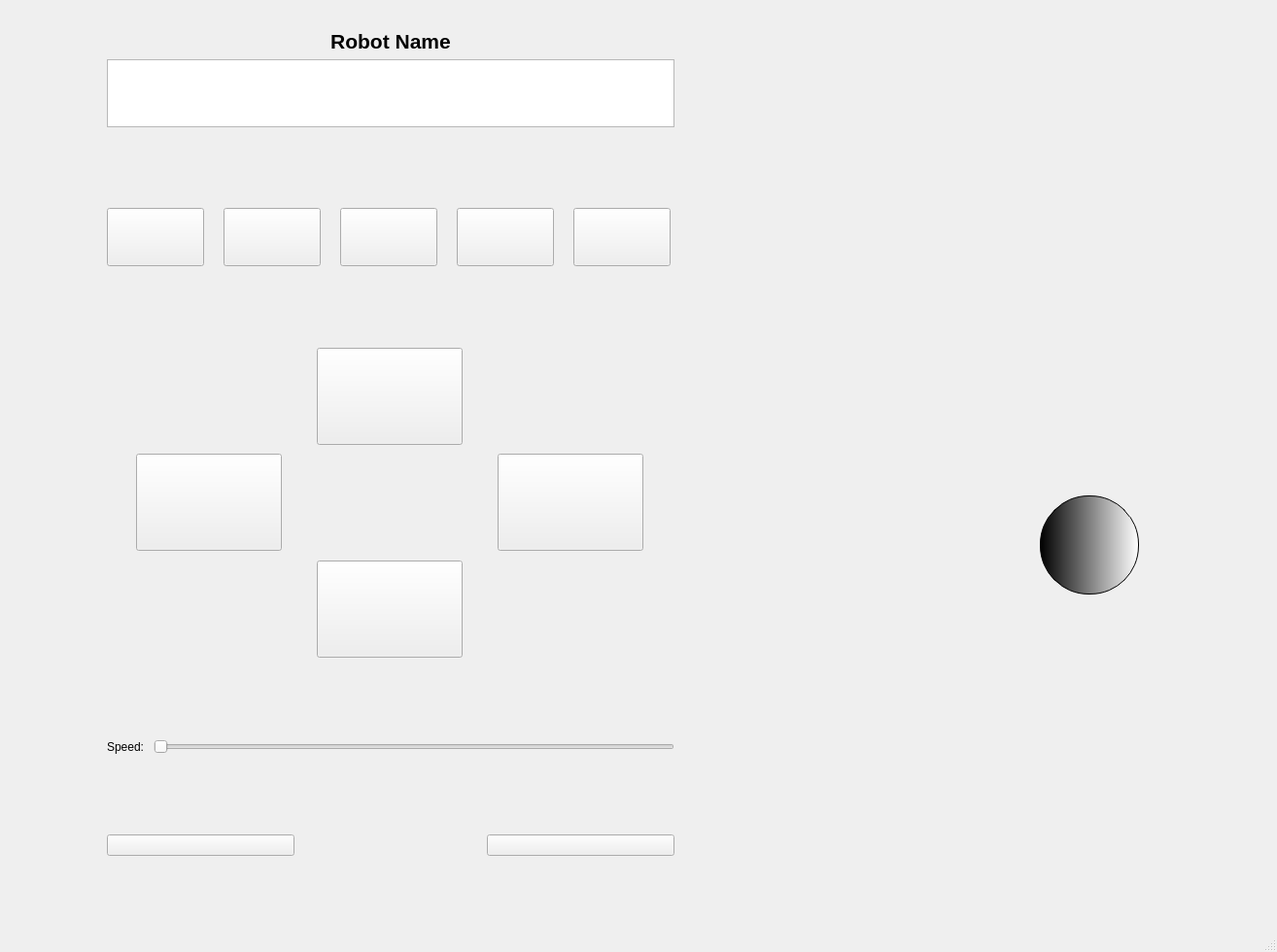
<?xml version="1.0" encoding="UTF-8"?>
<ui version="4.0">
 <class>MainWindow</class>
 <widget class="QMainWindow" name="MainWindow">
  <property name="geometry">
   <rect>
    <x>0</x>
    <y>0</y>
    <width>1314</width>
    <height>980</height>
   </rect>
  </property>
  <property name="windowTitle">
   <string>Cro GUI</string>
  </property>
  <widget class="QWidget" name="centralwidget">
   <widget class="QPushButton" name="pushButtonMiddle">
    <property name="geometry">
     <rect>
      <x>1070</x>
      <y>510</y>
      <width>102</width>
      <height>102</height>
     </rect>
    </property>
    <property name="sizePolicy">
     <sizepolicy hsizetype="Expanding" vsizetype="Preferred">
      <horstretch>0</horstretch>
      <verstretch>0</verstretch>
     </sizepolicy>
    </property>
    <property name="autoFillBackground">
     <bool>false</bool>
    </property>
    <property name="styleSheet">
     <string notr="true">background-color:qlineargradient(spread:pad, x1:0, y1:0, x2:1, y2:0, stop:0 rgba(0, 0, 0, 255), stop:1 rgba(255, 255, 255, 255));
border: 1px solid black;

border-radius: 50px;
max-width: 100px;
max-height: 100px;
min-width: 100px;
min-height: 100px;
</string>
    </property>
    <property name="text">
     <string/>
    </property>
   </widget>
   <widget class="QWidget" name="">
    <property name="geometry">
     <rect>
      <x>110</x>
      <y>30</y>
      <width>584</width>
      <height>851</height>
     </rect>
    </property>
    <layout class="QVBoxLayout" name="verticalLayout_3">
     <item>
      <layout class="QVBoxLayout" name="verticalLayout_2">
       <item>
        <widget class="QLabel" name="labelName">
         <property name="font">
          <font>
           <pointsize>8</pointsize>
          </font>
         </property>
         <property name="styleSheet">
          <string notr="true"/>
         </property>
         <property name="text">
          <string>&lt;h1&gt;Robot Name&lt;/h1&gt;</string>
         </property>
         <property name="alignment">
          <set>Qt::AlignCenter</set>
         </property>
        </widget>
       </item>
       <item>
        <widget class="QTextEdit" name="textEdit">
         <property name="maximumSize">
          <size>
           <width>16777215</width>
           <height>80</height>
          </size>
         </property>
         <property name="readOnly">
          <bool>true</bool>
         </property>
        </widget>
       </item>
      </layout>
     </item>
     <item>
      <spacer name="verticalSpacerTextEdit">
       <property name="orientation">
        <enum>Qt::Vertical</enum>
       </property>
       <property name="sizeHint" stdset="0">
        <size>
         <width>20</width>
         <height>150</height>
        </size>
       </property>
      </spacer>
     </item>
     <item>
      <layout class="QHBoxLayout" name="horizontalLayout">
       <property name="spacing">
        <number>20</number>
       </property>
       <property name="leftMargin">
        <number>0</number>
       </property>
       <property name="rightMargin">
        <number>0</number>
       </property>
       <item>
        <widget class="QPushButton" name="pushButtonRectangle">
         <property name="sizePolicy">
          <sizepolicy hsizetype="Minimum" vsizetype="Expanding">
           <horstretch>0</horstretch>
           <verstretch>0</verstretch>
          </sizepolicy>
         </property>
         <property name="minimumSize">
          <size>
           <width>100</width>
           <height>60</height>
          </size>
         </property>
         <property name="maximumSize">
          <size>
           <width>100</width>
           <height>60</height>
          </size>
         </property>
         <property name="text">
          <string/>
         </property>
         <property name="icon">
          <iconset resource="resources.qrc">
           <normaloff>:/rec/img/rectangle.png</normaloff>:/rec/img/rectangle.png</iconset>
         </property>
         <property name="iconSize">
          <size>
           <width>30</width>
           <height>30</height>
          </size>
         </property>
        </widget>
       </item>
       <item>
        <widget class="QPushButton" name="pushButtonCircle">
         <property name="sizePolicy">
          <sizepolicy hsizetype="Minimum" vsizetype="Expanding">
           <horstretch>0</horstretch>
           <verstretch>0</verstretch>
          </sizepolicy>
         </property>
         <property name="minimumSize">
          <size>
           <width>100</width>
           <height>60</height>
          </size>
         </property>
         <property name="maximumSize">
          <size>
           <width>100</width>
           <height>60</height>
          </size>
         </property>
         <property name="text">
          <string/>
         </property>
         <property name="icon">
          <iconset resource="resources.qrc">
           <normaloff>:/rec/img/circle.png</normaloff>:/rec/img/circle.png</iconset>
         </property>
         <property name="iconSize">
          <size>
           <width>30</width>
           <height>30</height>
          </size>
         </property>
        </widget>
       </item>
       <item>
        <widget class="QPushButton" name="pushButtonLine">
         <property name="sizePolicy">
          <sizepolicy hsizetype="Minimum" vsizetype="Expanding">
           <horstretch>0</horstretch>
           <verstretch>0</verstretch>
          </sizepolicy>
         </property>
         <property name="minimumSize">
          <size>
           <width>100</width>
           <height>60</height>
          </size>
         </property>
         <property name="maximumSize">
          <size>
           <width>100</width>
           <height>60</height>
          </size>
         </property>
         <property name="text">
          <string/>
         </property>
         <property name="icon">
          <iconset resource="resources.qrc">
           <normaloff>:/rec/img/line.png</normaloff>:/rec/img/line.png</iconset>
         </property>
         <property name="iconSize">
          <size>
           <width>30</width>
           <height>30</height>
          </size>
         </property>
        </widget>
       </item>
       <item>
        <widget class="QPushButton" name="pushButtonTriangle">
         <property name="sizePolicy">
          <sizepolicy hsizetype="Minimum" vsizetype="Expanding">
           <horstretch>0</horstretch>
           <verstretch>0</verstretch>
          </sizepolicy>
         </property>
         <property name="minimumSize">
          <size>
           <width>100</width>
           <height>60</height>
          </size>
         </property>
         <property name="maximumSize">
          <size>
           <width>100</width>
           <height>60</height>
          </size>
         </property>
         <property name="text">
          <string/>
         </property>
         <property name="icon">
          <iconset resource="resources.qrc">
           <normaloff>:/rec/img/triangle.png</normaloff>:/rec/img/triangle.png</iconset>
         </property>
         <property name="iconSize">
          <size>
           <width>30</width>
           <height>30</height>
          </size>
         </property>
        </widget>
       </item>
       <item>
        <widget class="QPushButton" name="pushButtonStar">
         <property name="sizePolicy">
          <sizepolicy hsizetype="Minimum" vsizetype="Expanding">
           <horstretch>0</horstretch>
           <verstretch>0</verstretch>
          </sizepolicy>
         </property>
         <property name="minimumSize">
          <size>
           <width>100</width>
           <height>60</height>
          </size>
         </property>
         <property name="maximumSize">
          <size>
           <width>100</width>
           <height>60</height>
          </size>
         </property>
         <property name="text">
          <string/>
         </property>
         <property name="icon">
          <iconset resource="resources.qrc">
           <normaloff>:/rec/img/star.png</normaloff>:/rec/img/star.png</iconset>
         </property>
         <property name="iconSize">
          <size>
           <width>30</width>
           <height>30</height>
          </size>
         </property>
        </widget>
       </item>
      </layout>
     </item>
     <item>
      <spacer name="verticalSpacerFormButtons">
       <property name="orientation">
        <enum>Qt::Vertical</enum>
       </property>
       <property name="sizeHint" stdset="0">
        <size>
         <width>20</width>
         <height>150</height>
        </size>
       </property>
      </spacer>
     </item>
     <item>
      <layout class="QVBoxLayout" name="verticalLayout">
       <item>
        <layout class="QGridLayout" name="gridLayout">
         <item row="2" column="0">
          <widget class="QPushButton" name="pushButtonLeft">
           <property name="sizePolicy">
            <sizepolicy hsizetype="Expanding" vsizetype="Preferred">
             <horstretch>0</horstretch>
             <verstretch>0</verstretch>
            </sizepolicy>
           </property>
           <property name="minimumSize">
            <size>
             <width>150</width>
             <height>100</height>
            </size>
           </property>
           <property name="maximumSize">
            <size>
             <width>150</width>
             <height>100</height>
            </size>
           </property>
           <property name="text">
            <string/>
           </property>
           <property name="icon">
            <iconset resource="resources.qrc">
             <normaloff>:/rec/img/left-arrow.png</normaloff>:/rec/img/left-arrow.png</iconset>
           </property>
           <property name="iconSize">
            <size>
             <width>40</width>
             <height>40</height>
            </size>
           </property>
          </widget>
         </item>
         <item row="1" column="0">
          <spacer name="verticalSpacer">
           <property name="orientation">
            <enum>Qt::Vertical</enum>
           </property>
           <property name="sizeHint" stdset="0">
            <size>
             <width>20</width>
             <height>40</height>
            </size>
           </property>
          </spacer>
         </item>
         <item row="3" column="0">
          <spacer name="verticalSpacer_6">
           <property name="orientation">
            <enum>Qt::Vertical</enum>
           </property>
           <property name="sizeHint" stdset="0">
            <size>
             <width>20</width>
             <height>40</height>
            </size>
           </property>
          </spacer>
         </item>
         <item row="4" column="1">
          <widget class="QPushButton" name="pushButtonDown">
           <property name="sizePolicy">
            <sizepolicy hsizetype="Expanding" vsizetype="Preferred">
             <horstretch>0</horstretch>
             <verstretch>0</verstretch>
            </sizepolicy>
           </property>
           <property name="minimumSize">
            <size>
             <width>150</width>
             <height>100</height>
            </size>
           </property>
           <property name="maximumSize">
            <size>
             <width>150</width>
             <height>100</height>
            </size>
           </property>
           <property name="text">
            <string/>
           </property>
           <property name="icon">
            <iconset resource="resources.qrc">
             <normaloff>:/rec/img/angle-arrow-down.png</normaloff>:/rec/img/angle-arrow-down.png</iconset>
           </property>
           <property name="iconSize">
            <size>
             <width>40</width>
             <height>40</height>
            </size>
           </property>
          </widget>
         </item>
         <item row="2" column="3">
          <widget class="QPushButton" name="pushButtonRight">
           <property name="sizePolicy">
            <sizepolicy hsizetype="Expanding" vsizetype="Preferred">
             <horstretch>0</horstretch>
             <verstretch>0</verstretch>
            </sizepolicy>
           </property>
           <property name="minimumSize">
            <size>
             <width>150</width>
             <height>100</height>
            </size>
           </property>
           <property name="maximumSize">
            <size>
             <width>150</width>
             <height>100</height>
            </size>
           </property>
           <property name="text">
            <string/>
           </property>
           <property name="icon">
            <iconset resource="resources.qrc">
             <normaloff>:/rec/img/keyboard-right-arrow-button.png</normaloff>:/rec/img/keyboard-right-arrow-button.png</iconset>
           </property>
           <property name="iconSize">
            <size>
             <width>40</width>
             <height>40</height>
            </size>
           </property>
          </widget>
         </item>
         <item row="0" column="1">
          <widget class="QPushButton" name="pushButtonUp">
           <property name="sizePolicy">
            <sizepolicy hsizetype="Expanding" vsizetype="Preferred">
             <horstretch>0</horstretch>
             <verstretch>0</verstretch>
            </sizepolicy>
           </property>
           <property name="minimumSize">
            <size>
             <width>150</width>
             <height>100</height>
            </size>
           </property>
           <property name="maximumSize">
            <size>
             <width>150</width>
             <height>100</height>
            </size>
           </property>
           <property name="text">
            <string/>
           </property>
           <property name="icon">
            <iconset resource="resources.qrc">
             <normaloff>:/rec/img/up-arrow.png</normaloff>:/rec/img/up-arrow.png</iconset>
           </property>
           <property name="iconSize">
            <size>
             <width>40</width>
             <height>40</height>
            </size>
           </property>
          </widget>
         </item>
        </layout>
       </item>
      </layout>
     </item>
     <item>
      <spacer name="verticalSpacerSlider">
       <property name="orientation">
        <enum>Qt::Vertical</enum>
       </property>
       <property name="sizeHint" stdset="0">
        <size>
         <width>20</width>
         <height>150</height>
        </size>
       </property>
      </spacer>
     </item>
     <item>
      <layout class="QHBoxLayout" name="horizontalLayout_6">
       <item>
        <widget class="QLabel" name="label">
         <property name="text">
          <string>Speed: </string>
         </property>
        </widget>
       </item>
       <item>
        <widget class="QSlider" name="horizontalSlider">
         <property name="orientation">
          <enum>Qt::Horizontal</enum>
         </property>
        </widget>
       </item>
      </layout>
     </item>
     <item>
      <spacer name="verticalSpacerEffect">
       <property name="orientation">
        <enum>Qt::Vertical</enum>
       </property>
       <property name="sizeHint" stdset="0">
        <size>
         <width>20</width>
         <height>150</height>
        </size>
       </property>
      </spacer>
     </item>
     <item>
      <layout class="QHBoxLayout" name="horizontalLayout_5">
       <item>
        <widget class="QPushButton" name="pushButtonLed">
         <property name="sizePolicy">
          <sizepolicy hsizetype="Expanding" vsizetype="Preferred">
           <horstretch>0</horstretch>
           <verstretch>0</verstretch>
          </sizepolicy>
         </property>
         <property name="text">
          <string/>
         </property>
         <property name="icon">
          <iconset resource="resources.qrc">
           <normaloff>:/rec/img/diode.png</normaloff>:/rec/img/diode.png</iconset>
         </property>
         <property name="iconSize">
          <size>
           <width>30</width>
           <height>30</height>
          </size>
         </property>
        </widget>
       </item>
       <item>
        <spacer name="horizontalSpacer_5">
         <property name="orientation">
          <enum>Qt::Horizontal</enum>
         </property>
         <property name="sizeHint" stdset="0">
          <size>
           <width>40</width>
           <height>20</height>
          </size>
         </property>
        </spacer>
       </item>
       <item>
        <widget class="QPushButton" name="pushButtonSound">
         <property name="sizePolicy">
          <sizepolicy hsizetype="Expanding" vsizetype="Preferred">
           <horstretch>0</horstretch>
           <verstretch>0</verstretch>
          </sizepolicy>
         </property>
         <property name="text">
          <string/>
         </property>
         <property name="icon">
          <iconset resource="resources.qrc">
           <normaloff>:/rec/img/musical-note.png</normaloff>:/rec/img/musical-note.png</iconset>
         </property>
         <property name="iconSize">
          <size>
           <width>30</width>
           <height>30</height>
          </size>
         </property>
        </widget>
       </item>
      </layout>
     </item>
    </layout>
   </widget>
  </widget>
  <widget class="QMenuBar" name="menubar">
   <property name="geometry">
    <rect>
     <x>0</x>
     <y>0</y>
     <width>1314</width>
     <height>17</height>
    </rect>
   </property>
  </widget>
  <widget class="QStatusBar" name="statusbar"/>
 </widget>
 <resources>
  <include location="resources.qrc"/>
 </resources>
 <connections/>
</ui>
